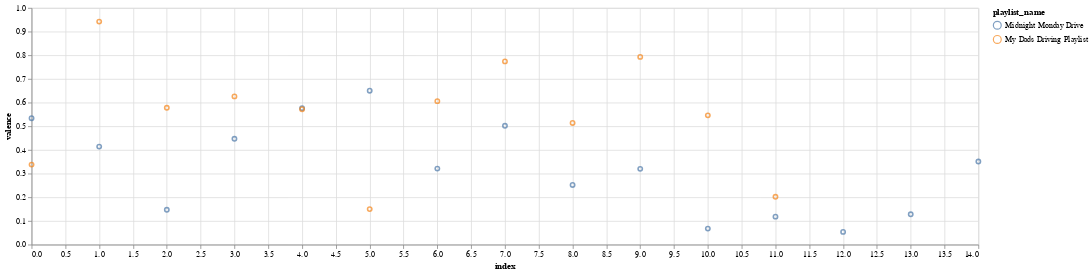

The cell this chart's notebook holds for it:
### Markdown cell above
# **Valence**

### Code cell
alt.Chart(combined_df).mark_point().encode(
    x=alt.X("index", sort=None),
    y='valence',
    color="playlist_name",
    tooltip=["artist", "track_name", "playlist_name"]
).properties(
    width=1200
)

### Figure 1 — Vega-Lite specification as saved in the notebook (floating-point values rounded to 4 significant figures)
{"config": {"view": {"continuousWidth": 400, "continuousHeight": 300}}, "data": {"name": "data-3f4bf18080b1e4ad641d687196d587bd"}, "mark": "point", "encoding": {"color": {"type": "nominal", "field": "playlist_name"}, "tooltip": [{"type": "nominal", "field": "artist"}, {"type": "nominal", "field": "track_name"}, {"type": "nominal", "field": "playlist_name"}], "x": {"type": "quantitative", "field": "index", "sort": null}, "y": {"type": "quantitative", "field": "valence"}}, "width": 1200, "$schema": "https://vega.github.io/schema/vega-lite/v4.8.1.json", "datasets": {"data-3f4bf18080b1e4ad641d687196d587bd": [{"level_0": 0, "index": 0, "artist": "The Parlor Mob", "album": "Dark Hour", "track_name": "Setting With The Sun", "track_id": "38cy2yg41sWM96SKMeGUPL", "danceability": 0.605, "energy": 0.805, "key": 7, "loudness": -7.805, "mode": 1, "speechiness": 0.0467, "instrumentalness": 0.937, "liveness": 0.0846, "valence": 0.534, "tempo": 129.0, "duration_ms": 220413, "time_signature": 4, "playlist_id": "0tjQYEAydt0REulno4PYiC", "playlist_name": "Midnight Monday Drive"}, {"level_0": 1, "index": 1, "artist": "Rich Brian", "album": "The Sailor", "track_name": "Drive Safe", "track_id": "6eDfe957aV4sqGnDhlSikJ", "danceability": 0.635, "energy": 0.312, "key": 7, "loudness": -8.134, "mode": 1, "speechiness": 0.0265, "instrumentalness": 0.0, "liveness": 0.138, "valence": 0.414, "tempo": 98.02, "duration_ms": 240118, "time_signature": 4, "playlist_id": "0tjQYEAydt0REulno4PYiC", "playlist_name": "Midnight Monday Drive"}, {"level_0": 2, "index": 2, "artist": "Russ", "album": "There's Really A Wolf", "track_name": "Ride Slow", "track_id": "6HK4YGOpZr1ost68QP3ul0", "danceability": 0.737, "energy": 0.429, "key": 4, "loudness": -10.25, "mode": 0, "speechiness": 0.0785, "instrumentalness": 0.0, "liveness": 0.104, "valence": 0.147, "tempo": 99.95, "duration_ms": 185400, "time_signature": 4, "playlist_id": "0tjQYEAydt0REulno4PYiC", "playlist_name": "Midnight Monday Drive"}, {"level_0": 3, "index": 3, "artist": "Sam Coury", "album": "wish.", "track_name": "wish.", "track_id": "3eozmuyjtrhpaitBmd1LcE", "danceability": 0.618, "energy": 0.375, "key": 11, "loudness": -13.29, "mode": 0, "speechiness": 0.0417, "instrumentalness": 3.93e-06, "liveness": 0.161, "valence": 0.447, "tempo": 142.0, "duration_ms": 331311, "time_signature": 4, "playlist_id": "0tjQYEAydt0REulno4PYiC", "playlist_name": "Midnight Monday Drive"}, {"level_0": 4, "index": 4, "artist": "Tash Sultana", "album": "Flow State", "track_name": "Cigarettes", "track_id": "4eFTvwsYlTC0b0fjqxmrx7", "danceability": 0.563, "energy": 0.755, "key": 11, "loudness": -5.048, "mode": 0, "speechiness": 0.248, "instrumentalness": 7.59e-05, "liveness": 0.0562, "valence": 0.576, "tempo": 158.0, "duration_ms": 322716, "time_signature": 4, "playlist_id": "0tjQYEAydt0REulno4PYiC", "playlist_name": "Midnight Monday Drive"}, {"level_0": 5, "index": 5, "artist": "Sam Coury", "album": "run!", "track_name": "run!", "track_id": "3baLS9Kc4MdhcnhWh4hDDm", "danceability": 0.593, "energy": 0.513, "key": 4, "loudness": -14.93, "mode": 1, "speechiness": 0.0356, "instrumentalness": 5.93e-05, "liveness": 0.074, "valence": 0.65, "tempo": 150.0, "duration_ms": 252578, "time_signature": 4, "playlist_id": "0tjQYEAydt0REulno4PYiC", "playlist_name": "Midnight Monday Drive"}, {"level_0": 6, "index": 6, "artist": "High Highs", "album": "Cascades", "track_name": "Ocean to City", "track_id": "3lM46J2IddE8ihX7e39w7H", "danceability": 0.555, "energy": 0.77, "key": 4, "loudness": -7.241, "mode": 1, "speechiness": 0.0265, "instrumentalness": 0.318, "liveness": 0.223, "valence": 0.321, "tempo": 131.9, "duration_ms": 271667, "time_signature": 4, "playlist_id": "0tjQYEAydt0REulno4PYiC", "playlist_name": "Midnight Monday Drive"}, {"level_0": 7, "index": 7, "artist": "Magic Man", "album": "Before the Waves", "track_name": "Paris", "track_id": "4EaO2XR7gWaHq8DW7nu1iY", "danceability": 0.472, "energy": 0.881, "key": 2, "loudness": -5.252, "mode": 1, "speechiness": 0.0524, "instrumentalness": 0.0, "liveness": 0.0698, "valence": 0.502, "tempo": 178.9, "duration_ms": 232747, "time_signature": 4, "playlist_id": "0tjQYEAydt0REulno4PYiC", "playlist_name": "Midnight Monday Drive"}, {"level_0": 8, "index": 8, "artist": "Digital Farm Animals", "album": "Tokyo Nights", "track_name": "Tokyo Nights", "track_id": "3TxKtkCNR1yQARsvHxvNnP", "danceability": 0.556, "energy": 0.671, "key": 11, "loudness": -6.366, "mode": 0, "speechiness": 0.0647, "instrumentalness": 0.000377, "liveness": 0.111, "valence": 0.252, "tempo": 105.1, "duration_ms": 243536, "time_signature": 4, "playlist_id": "0tjQYEAydt0REulno4PYiC", "playlist_name": "Midnight Monday Drive"}, {"level_0": 9, "index": 9, "artist": "M83", "album": "Hurry Up, We're Dreaming", "track_name": "Midnight City", "track_id": "1eyzqe2QqGZUmfcPZtrIyt", "danceability": 0.526, "energy": 0.712, "key": 11, "loudness": -6.525, "mode": 0, "speechiness": 0.0356, "instrumentalness": 0.0, "liveness": 0.179, "valence": 0.32, "tempo": 105.0, "duration_ms": 241440, "time_signature": 4, "playlist_id": "0tjQYEAydt0REulno4PYiC", "playlist_name": "Midnight Monday Drive"}, {"level_0": 10, "index": 10, "artist": "Le Youth", "album": "Waves", "track_name": "Waves - OCULA Remix", "track_id": "3IeLJ5OLr0tCHsr7SDnfi8", "danceability": 0.738, "energy": 0.666, "key": 5, "loudness": -10.05, "mode": 0, "speechiness": 0.0377, "instrumentalness": 0.918, "liveness": 0.107, "valence": 0.0676, "tempo": 120.0, "duration_ms": 244000, "time_signature": 4, "playlist_id": "0tjQYEAydt0REulno4PYiC", "playlist_name": "Midnight Monday Drive"}, {"level_0": 11, "index": 11, "artist": "Lane 8", "album": "Little by Little", "track_name": "Stir Me Up", "track_id": "2G3j7EHedVdb4ZEpJpkS5W", "danceability": 0.562, "energy": 0.555, "key": 5, "loudness": -10.46, "mode": 1, "speechiness": 0.0319, "instrumentalness": 0.533, "liveness": 0.129, "valence": 0.118, "tempo": 93.98, "duration_ms": 296170, "time_signature": 4, "playlist_id": "0tjQYEAydt0REulno4PYiC", "playlist_name": "Midnight Monday Drive"}, {"level_0": 12, "index": 12, "artist": "Sultan + Shepard", "album": "Something, Everything", "track_name": "Naama", "track_id": "2CFGJOKqK7pOdGN4Ujg0Ea", "danceability": 0.626, "energy": 0.697, "key": 10, "loudness": -8.689, "mode": 0, "speechiness": 0.0398, "instrumentalness": 0.58, "liveness": 0.111, "valence": 0.0537, "tempo": 120.0, "duration_ms": 332250, "time_signature": 4, "playlist_id": "0tjQYEAydt0REulno4PYiC", "playlist_name": "Midnight Monday Drive"}, {"level_0": 13, "index": 13, "artist": "Le Youth", "album": "Reminders", "track_name": "Feel Around You", "track_id": "7nWvuyjrcLK2QnWAwXBfnv", "danceability": 0.582, "energy": 0.433, "key": 0, "loudness": -12.39, "mode": 1, "speechiness": 0.0382, "instrumentalness": 0.0729, "liveness": 0.114, "valence": 0.128, "tempo": 119.9, "duration_ms": 389020, "time_signature": 4, "playlist_id": "0tjQYEAydt0REulno4PYiC", "playlist_name": "Midnight Monday Drive"}, {"level_0": 14, "index": 14, "artist": "SYML", "album": "Clean Eyes (The Midnight Remix)", "track_name": "Clean Eyes - The Midnight Remix", "track_id": "5OwQwWZwwlRFRejqWPCQnu", "danceability": 0.633, "energy": 0.715, "key": 7, "loudness": -9.102, "mode": 1, "speechiness": 0.0438, "instrumentalness": 0.0578, "liveness": 0.332, "valence": 0.351, "tempo": 87.01, "duration_ms": 232738, "time_signature": 4, "playlist_id": "0tjQYEAydt0REulno4PYiC", "playlist_name": "Midnight Monday Drive"}, {"level_0": 0, "index": 0, "artist": "Lynyrd Skynyrd", "album": "Pronounced' Leh-'Nerd 'Skin-'Nerd", "track_name": "Free Bird", "track_id": "5EWPGh7jbTNO2wakv8LjUI", "danceability": 0.249, "energy": 0.834, "key": 0, "loudness": -8.21, "mode": 1, "speechiness": 0.0577, "instrumentalness": 9.48e-05, "liveness": 0.0924, "valence": 0.338, "tempo": 118.2, "duration_ms": 547107, "time_signature": 4, "playlist_id": "1jPGGXaawH9yUzTZBei5Hi", "playlist_name": "My Dads Driving Playlist"}, {"level_0": 1, "index": 1, "artist": "Creedence Clearwater Revival", "album": "Green River (Expanded Edition)", "track_name": "Bad Moon Rising", "track_id": "20OFwXhEXf12DzwXmaV7fj", "danceability": 0.508, "energy": 0.774, "key": 2, "loudness": -5.973, "mode": 1, "speechiness": 0.0321, "instrumentalness": 4.87e-06, "liveness": 0.063, "valence": 0.942, "tempo": 178.9, "duration_ms": 141600, "time_signature": 4, "playlist_id": "1jPGGXaawH9yUzTZBei5Hi", "playlist_name": "My Dads Driving Playlist"}, {"level_0": 2, "index": 2, "artist": "The Rolling Stones", "album": "The Rolling Stones Singles Collection: The London Years", "track_name": "Sympathy For The Devil", "track_id": "75zMKn5euxQdlkZgu4P42J", "danceability": 0.728, "energy": 0.681, "key": 9, "loudness": -10.94, "mode": 1, "speechiness": 0.221, "instrumentalness": 0.0, "liveness": 0.0559, "valence": 0.578, "tempo": 115.9, "duration_ms": 376800, "time_signature": 4, "playlist_id": "1jPGGXaawH9yUzTZBei5Hi", "playlist_name": "My Dads Driving Playlist"}, {"level_0": 3, "index": 3, "artist": "John Mellencamp", "album": "American Fool", "track_name": "Jack & Diane", "track_id": "43btz2xjMKpcmjkuRsvxyg", "danceability": 0.811, "energy": 0.41, "key": 9, "loudness": -8.214, "mode": 1, "speechiness": 0.0391, "instrumentalness": 6.63e-06, "liveness": 0.0799, "valence": 0.626, "tempo": 104.0, "duration_ms": 254493, "time_signature": 4, "playlist_id": "1jPGGXaawH9yUzTZBei5Hi", "playlist_name": "My Dads Driving Playlist"}, {"level_0": 4, "index": 4, "artist": "Tom Petty", "album": "Full Moon Fever", "track_name": "Free Fallin'", "track_id": "5tVA6TkbaAH9QMITTQRrNv", "danceability": 0.623, "energy": 0.449, "key": 5, "loudness": -13.33, "mode": 1, "speechiness": 0.0253, "instrumentalness": 0.0, "liveness": 0.0613, "valence": 0.572, "tempo": 84.38, "duration_ms": 256000, "time_signature": 4, "playlist_id": "1jPGGXaawH9yUzTZBei5Hi", "playlist_name": "My Dads Driving Playlist"}, {"level_0": 5, "index": 5, "artist": "The Who", "album": "Who's Next (Deluxe Edition)", "track_name": "Baba O'Riley", "track_id": "3qiyyUfYe7CRYLucrPmulD", "danceability": 0.489, "energy": 0.724, "key": 5, "loudness": -8.367, "mode": 1, "speechiness": 0.0352, "instrumentalness": 0.185, "liveness": 0.287, "valence": 0.15, "tempo": 117.3, "duration_ms": 300400, "time_signature": 4, "playlist_id": "1jPGGXaawH9yUzTZBei5Hi", "playlist_name": "My Dads Driving Playlist"}, {"level_0": 6, "index": 6, "artist": "Bruce Springsteen", "album": "Born To Run", "track_name": "Born to Run", "track_id": "6hTcuIQa0sxrrByu9wTD7s", "danceability": 0.27, "energy": 0.944, "key": 4, "loudness": -4.199, "mode": 1, "speechiness": 0.0975, "instrumentalness": 2.05e-05, "liveness": 0.116, "valence": 0.606, "tempo": 146.3, "duration_ms": 269920, "time_signature": 4, "playlist_id": "1jPGGXaawH9yUzTZBei5Hi", "playlist_name": "My Dads Driving Playlist"}, {"level_0": 7, "index": 7, "artist": "Bryan Adams", "album": "Reckless (30th Anniversary / Deluxe Edition)", "track_name": "Summer Of '69", "track_id": "0GONea6G2XdnHWjNZd6zt3", "danceability": 0.508, "energy": 0.834, "key": 2, "loudness": -6.205, "mode": 1, "speechiness": 0.0386, "instrumentalness": 0.0, "liveness": 0.0732, "valence": 0.774, "tempo": 139.1, "duration_ms": 216053, "time_signature": 4, "playlist_id": "1jPGGXaawH9yUzTZBei5Hi", "playlist_name": "My Dads Driving Playlist"}, {"level_0": 8, "index": 8, "artist": "Journey", "album": "Escape (Bonus Track Version)", "track_name": "Don't Stop Believin'", "track_id": "4bHsxqR3GMrXTxEPLuK5ue", "danceability": 0.5, "energy": 0.748, "key": 4, "loudness": -9.072, "mode": 1, "speechiness": 0.0363, "instrumentalness": 0.0, "liveness": 0.447, "valence": 0.514, "tempo": 118.9, "duration_ms": 250987, "time_signature": 4, "playlist_id": "1jPGGXaawH9yUzTZBei5Hi", "playlist_name": "My Dads Driving Playlist"}, {"level_0": 9, "index": 9, "artist": "Kansas", "album": "Leftoverture (Expanded Edition)", "track_name": "Carry on Wayward Son", "track_id": "4DMKwE2E2iYDKY01C335Uw", "danceability": 0.482, "energy": 0.786, "key": 7, "loudness": -5.735, "mode": 1, "speechiness": 0.032, "instrumentalness": 8.88e-05, "liveness": 0.446, "valence": 0.793, "tempo": 126.8, "duration_ms": 323000, "time_signature": 4, "playlist_id": "1jPGGXaawH9yUzTZBei5Hi", "playlist_name": "My Dads Driving Playlist"}, {"level_0": 10, "index": 10, "artist": "John Denver", "album": "The John Denver Collection, Vol. 1: Take Me Home Country Roads", "track_name": "Take Me Home, Country Roads - Rerecorded", "track_id": "2xYlyywNgefLCRDG8hlxZq", "danceability": 0.255, "energy": 0.43, "key": 9, "loudness": -12.56, "mode": 1, "speechiness": 0.0322, "instrumentalness": 1.87e-05, "liveness": 0.188, "valence": 0.546, "tempo": 164.3, "duration_ms": 197813, "time_signature": 4, "playlist_id": "1jPGGXaawH9yUzTZBei5Hi", "playlist_name": "My Dads Driving Playlist"}, {"level_0": 11, "index": 11, "artist": "Paul McCartney", "album": "Pure McCartney (Deluxe Edition)", "track_name": "Live And Let Die", "track_id": "74Qio2ajLFnRgNTXS0J0q4", "danceability": 0.454, "energy": 0.522, "key": 7, "loudness": -9.942, "mode": 1, "speechiness": 0.062, "instrumentalness": 0.00153, "liveness": 0.0955, "valence": 0.202, "tempo": 124.7, "duration_ms": 194613, "time_signature": 4, "playlist_id": "1jPGGXaawH9yUzTZBei5Hi", "playlist_name": "My Dads Driving Playlist"}]}}
